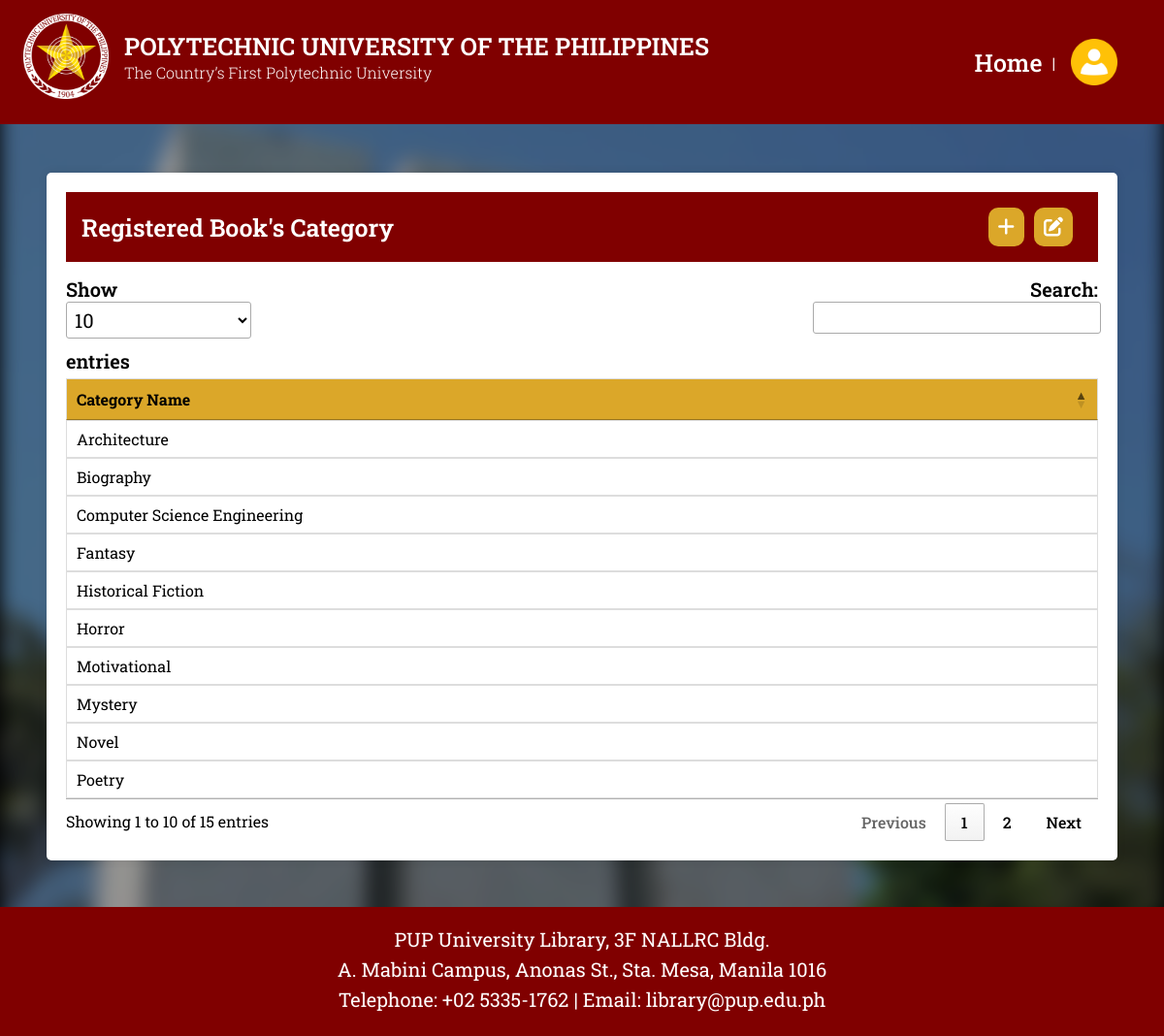
The page /admin/Regcat.php on the database its author committed.
### tables this page shows
CREATE TABLE `category` (
  `cat_id` int(11) NOT NULL AUTO_INCREMENT,
  `cat_name` varchar(100) NOT NULL,
  PRIMARY KEY (`cat_id`)
);

### admin/Regcat.php (the view, shortened to what this page needs)
<?php
$connection = mysqli_connect("localhost", "admin", "password");
$query = "select * from category";
?>
<!DOCTYPE html>
<html lang="en">
<head>
  <link rel="stylesheet" href="../css/admin.css" />
  <link rel="stylesheet" type="text/css" href="https://cdn.datatables.net/1.10.25/css/jquery.dataTables.min.css">
</head>
<body>
  <?php include('admin_navbar.php') ?>
  <div class="content">
    <div class="card">
      <div class="card-header">
        <h1>Registered Book's Category</h1>
        <div class="header-button">
          <a href="add_cat.php">
            <i class="fa-solid fa-plus"></i>
          </a>
          <a href="manage_cat.php">
            <i class="fa-solid fa-pen-to-square"></i>
          </a>
        </div>
      </div>
      <div class="card-body">
        <form>
          <table class="table" id="myTable">
            <thead>
              <tr>
                <th>Category Name</th>
              </tr>
            </thead>
            <tbody>
              <?php
              $query_run = mysqli_query($connection, $query);
              while ($row = mysqli_fetch_assoc($query_run)) {
                ?>
                <tr>
                  <td>
                    <?php echo $row['cat_name']; ?>
                  </td>
                </tr>
                <?php
              }
              ?>
            </tbody>
          </table>
        </form>
      </div>
    </div>
  </div>
</body>
<?php include('../includes/footer.php'); ?>
</html>

### css/admin.css (style rules this page uses)
* { margin: 0; padding: 0; box-sizing: border-box; font-family: 'Roboto Slab', serif; }
:root { --primary: #800000; --primary-dark: #4d0000; --secondary: #dba729; --secondary-dark: #a7801f; --text: #FFFFFF; }
body { background-color: #000000; margin: 0; padding: 0; }
body::before { content: ""; position: fixed; top: 0; right: 0; bottom: 0; left: 0; background-image: url("../assets/home_bg.jpg"); background-size: cover; filter: blur(10px); opacity: .6; z-index: -1; }
.content { display: block; margin: 3rem; }
.card { display: flex; flex-direction: column; justify-content: center; margin: auto; min-width: 350px; padding: 20px; background-color: #fff; border-radius: 5px; box-shadow: 0 0 10px rgba(0, 0, 0, 0.1); margin-top: 50px; }
.card .card-header { display: flex; align-items: center; justify-content: space-between; background-color: var(--primary); color: var(--text); padding: 1rem; margin-bottom: 15px; }
.card-header .header-button { display: flex; align-items: end; }
.header-button a { display: flex; color: var(--text); margin-right: 10px; padding: 10px; font-size: 20px; font-style: normal; font-weight: 500; line-height: normal; text-decoration: none; background-color: var(--secondary); transition: background-color 0.3s ease, color 0.3s ease; border-radius: 10px; }
.table { width: 100%; border-collapse: collapse; }
.table th, .table td { border: 1px solid #ddd; padding: 8px; text-align: left; }
.table td { font-size: 16px; font-style: normal; font-weight: 400; line-height: normal; }
.table th { font-size: 16px; font-style: normal; font-weight: 600; line-height: normal; background-color: var(--secondary); }
h1 { font-size: 25px; font-style: normal; font-weight: 600; line-height: normal; }

### rows shown on the page
category: cat_name "Computer Science Engineering"
category: cat_name "Novel"
category: cat_name "Motivational"
category: cat_name "Architecture"
category: cat_name "Fantasy"
category: cat_name "Biography"
category: cat_name "Historical Fiction"
category: cat_name "Mystery"
category: cat_name "Horror"
category: cat_name "Poetry"
